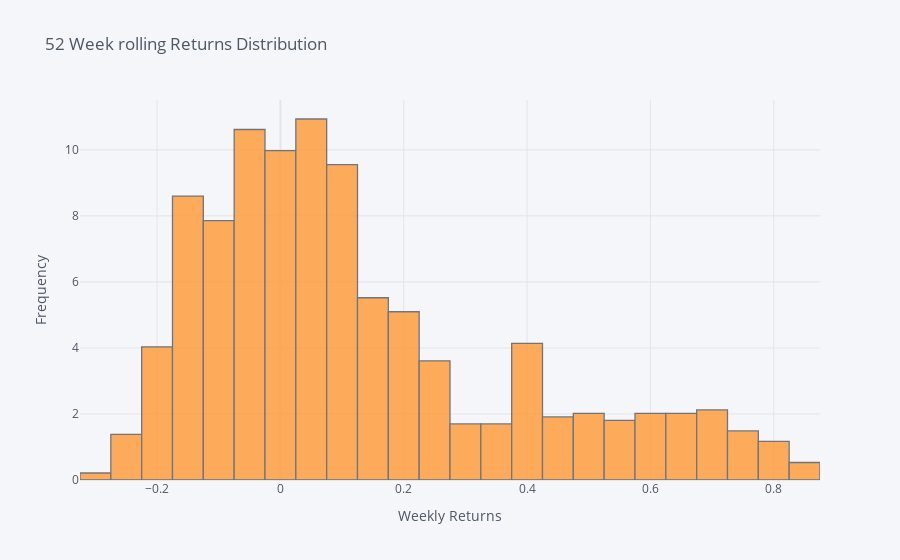

Notebook source saved alongside this figure:
### Code cell
# Distribution of 52 week rolling returns
buy_value_weekly[[ 'rolling_returns']].iplot(
    kind='hist',
    histnorm='percent',
    barmode='overlay',
    xTitle='Weekly Returns',
    yTitle='Frequency',
    title='52 Week rolling Returns Distribution')

### Figure 1 — Plotly figure (JSON) as saved in the notebook; plotly's stock layout.template omitted (floating-point values rounded to 4 significant figures; data arrays with more than 128 entries replaced by an {"elided": "..."} marker saying what was removed)
{"data": [{"histfunc": "count", "histnorm": "percent", "marker": {"color": "rgba(255, 153, 51, 1.0)", "line": {"color": "#4D5663", "width": 1.3}}, "name": "rolling_returns", "opacity": 0.8, "orientation": "v", "type": "histogram", "x": {"elided": "1038 float values"}}], "layout": {"barmode": "overlay", "legend": {"bgcolor": "#F5F6F9", "font": {"color": "#4D5663"}}, "paper_bgcolor": "#F5F6F9", "plot_bgcolor": "#F5F6F9", "title": {"font": {"color": "#4D5663"}, "text": "52 Week rolling Returns Distribution"}, "xaxis": {"gridcolor": "#E1E5ED", "showgrid": true, "tickfont": {"color": "#4D5663"}, "title": {"font": {"color": "#4D5663"}, "text": "Weekly Returns"}, "zerolinecolor": "#E1E5ED"}, "yaxis": {"gridcolor": "#E1E5ED", "showgrid": true, "tickfont": {"color": "#4D5663"}, "title": {"font": {"color": "#4D5663"}, "text": "Frequency"}, "zerolinecolor": "#E1E5ED"}}}
